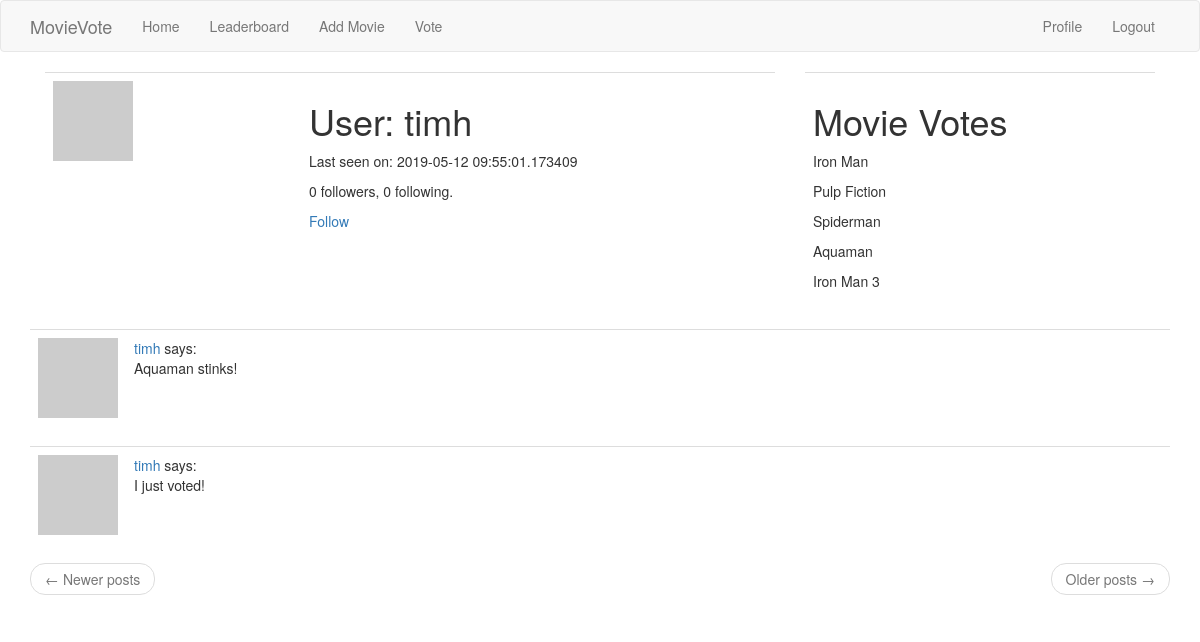
Page /user/timh (signed in) on the committed database.
### app/models.py (models this page shows, shortened)
class User(UserMixin, db.Model):
    id = db.Column(db.Integer, primary_key=True)
    username = db.Column(db.String(64), index=True, unique=True)
    email = db.Column(db.String(120), index=True, unique=True)
    password_hash = db.Column(db.String(128))
    posts = db.relationship('Post', backref='author', lazy='dynamic')
    about_me = db.Column(db.String(140))
    last_seen = db.Column(db.DateTime, default=datetime.utcnow)
    followed = db.relationship(
        'User', secondary=followers,
        primaryjoin=(followers.c.follower_id == id),
        secondaryjoin=(followers.c.followed_id == id),
        backref=db.backref('followers', lazy='dynamic'), lazy='dynamic')
    voted = db.Column(db.Boolean)
    movie_vote1 = db.Column(db.String(64))
    movie_vote2 = db.Column(db.String(64))
    movie_vote3 = db.Column(db.String(64))
    movie_vote4 = db.Column(db.String(64))
    movie_vote5 = db.Column(db.String(64))
    def avatar(self, size):
        digest = md5(self.email.lower().encode('utf-8')).hexdigest()
        return 'https://www.gravatar.com/avatar/{}?d=identicon&s={}'.format(
            digest, size)
    def is_following(self, user):
        return self.followed.filter(
            followers.c.followed_id == user.id).count() > 0

class Post(db.Model):
    id = db.Column(db.Integer, primary_key=True)
    body = db.Column(db.String(140))
    timestamp = db.Column(db.DateTime, index=True, default=datetime.utcnow)
    user_id = db.Column(db.Integer, db.ForeignKey('user.id'))

### app/routes.py (the view)
@app.route('/user/<username>')
@login_required
def user(username):
    user = User.query.filter_by(username=username).first_or_404()
    page = request.args.get('page', 1, type=int)
    posts = user.posts.order_by(Post.timestamp.desc()).paginate(
        page, app.config['POSTS_PER_PAGE'], False)
    next_url = url_for('user', username=user.username, page=posts.next_num) \
        if posts.has_next else None
    prev_url = url_for('user', username=user.username, page=posts.prev_num) \
        if posts.has_prev else None
    return render_template('user.html', user=user, posts=posts.items,
                           next_url=next_url, prev_url=prev_url)

### app/models.py (called while the page is built)
@login.user_loader
def load_user(id):
    return User.query.get(int(id))

### app/routes.py (called while the page is built)
@app.before_request
def before_request():
    if current_user.is_authenticated:
        current_user.last_seen = datetime.utcnow()
        db.session.commit()

### app/templates/user.html (shortened to what this page needs)
{% extends "base.html" %}
{% import 'bootstrap/wtf.html' as wtf %}
{% block app_content %}
    <div class="col-md-8">
      <table class="table table-hover">
        <tr>
            <td width="256px"><img src="{{ user.avatar(256) }}"></td>
            <td>
                <h1>User: {{ user.username }}</h1>
                {% if user.last_seen %}<p>Last seen on: {{ user.last_seen }}</p>{% endif %}
                <p>{{ user.followers.count() }} followers, {{ user.followed.count() }} following.</p>
                {% if user == current_user %}
                <p><a href="{{ url_for('edit_profile') }}">Edit your profile</a></p>
                {% elif not current_user.is_following(user) %}
                <p><a href="{{ url_for('follow', username=user.username) }}">Follow</a></p>
                {% else %}
                <p><a href="{{ url_for('unfollow', username=user.username) }}">Unfollow</a></p>
                {% endif %}
            </td>
        </tr>
      </table>
    </div>
    <div class ="col-md-4">
      {% if user.voted == True %}
      <table class="table table-hover">
        <tr>
            <td>
                <h1>Movie Votes</h1>
                <p>{{ user.movie_vote1 }}</p>
                <p>{{ user.movie_vote2 }}</p>
                <p>{{ user.movie_vote3 }}</p>
                <p>{{ user.movie_vote4 }}</p>
                <p>{{ user.movie_vote5 }}</p>
            </td>
        </tr>
      </table>
      {% endif %}
    </div>
    {% for post in posts %}
        {% include '_post.html' %}
    {% endfor %}
    <nav aria-label="...">
        <ul class="pager">
            <li class="previous{% if not prev_url %} disabled{% endif %}">
                <a href="{{ prev_url or '#' }}">
                    <span aria-hidden="true">&larr;</span> Newer posts
                </a>
            </li>
            <li class="next{% if not next_url %} disabled{% endif %}">
                <a href="{{ next_url or '#' }}">
                    Older posts <span aria-hidden="true">&rarr;</span>
                </a>
            </li>
        </ul>
    </nav>
{% endblock %}

### app/templates/_post.html
    <table class="table table-hover">
        <tr>
            <td width="70px">
                <a href="{{ url_for('user', username=post.author.username) }}">
                    <img src="{{ post.author.avatar(70) }}" />
                </a>
            </td>
            <td>
                <a href="{{ url_for('user', username=post.author.username) }}">
                    {{ post.author.username }}
                </a>
                says:
                <br>
                {{ post.body }}
            </td>
        </tr>
    </table>

### rows in the picture
User: username "timh", last_seen "2019-05-12 09:55:01.173409", movie_vote1 "Iron Man", movie_vote2 "Pulp Fiction", movie_vote3 "Spiderman", movie_vote4 "Aquaman", movie_vote5 "Iron Man 3"
Post: author.username "timh", body "Aquaman stinks!"
Post: author.username "timh", body "I just voted!"

### other values in the picture
{{ user.followers.count() }} "0"
{{ user.followed.count() }} "0"
